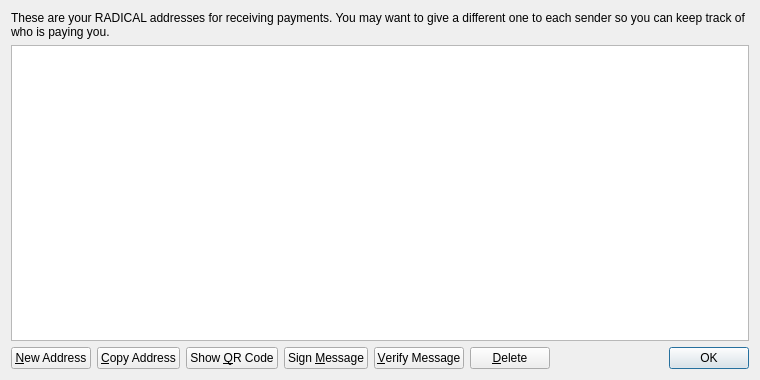
<?xml version="1.0" encoding="UTF-8"?>
<ui version="4.0">
 <class>AddressBookPage</class>
 <widget class="QWidget" name="AddressBookPage">
  <property name="geometry">
   <rect>
    <x>0</x>
    <y>0</y>
    <width>760</width>
    <height>380</height>
   </rect>
  </property>
  <property name="windowTitle">
   <string>Address Book</string>
  </property>
  <layout class="QVBoxLayout" name="verticalLayout">
   <item>
    <widget class="QLabel" name="labelExplanation">
     <property name="text">
      <string>These are your RADICAL addresses for receiving payments. You may want to give a different one to each sender so you can keep track of who is paying you.</string>
     </property>
     <property name="textFormat">
      <enum>Qt::PlainText</enum>
     </property>
     <property name="wordWrap">
      <bool>true</bool>
     </property>
    </widget>
   </item>
   <item>
    <widget class="QTableView" name="tableView">
     <property name="contextMenuPolicy">
      <enum>Qt::CustomContextMenu</enum>
     </property>
     <property name="toolTip">
      <string>Double-click to edit address or label</string>
     </property>
     <property name="tabKeyNavigation">
      <bool>false</bool>
     </property>
     <property name="alternatingRowColors">
      <bool>true</bool>
     </property>
     <property name="selectionMode">
      <enum>QAbstractItemView::SingleSelection</enum>
     </property>
     <property name="selectionBehavior">
      <enum>QAbstractItemView::SelectRows</enum>
     </property>
     <property name="sortingEnabled">
      <bool>true</bool>
     </property>
     <attribute name="verticalHeaderVisible">
      <bool>false</bool>
     </attribute>
    </widget>
   </item>
   <item>
    <layout class="QHBoxLayout" name="horizontalLayout">
     <item>
      <widget class="QPushButton" name="newAddressButton">
       <property name="toolTip">
        <string>Create a new address</string>
       </property>
       <property name="text">
        <string>&amp;New Address</string>
       </property>
       <property name="icon">
        <iconset resource="../bitcoin.qrc">
         <normaloff>:/icons/add</normaloff>:/icons/add</iconset>
       </property>
      </widget>
     </item>
     <item>
      <widget class="QPushButton" name="copyToClipboard">
       <property name="toolTip">
        <string>Copy the currently selected address to the system clipboard</string>
       </property>
       <property name="text">
        <string>&amp;Copy Address</string>
       </property>
       <property name="icon">
        <iconset resource="../bitcoin.qrc">
         <normaloff>:/icons/editcopy</normaloff>:/icons/editcopy</iconset>
       </property>
      </widget>
     </item>
     <item>
      <widget class="QPushButton" name="showQRCode">
       <property name="text">
        <string>Show &amp;QR Code</string>
       </property>
       <property name="icon">
        <iconset resource="../bitcoin.qrc">
         <normaloff>:/icons/qrcode</normaloff>:/icons/qrcode</iconset>
       </property>
      </widget>
     </item>
     <item>
      <widget class="QPushButton" name="signMessage">
       <property name="toolTip">
        <string>Sign a message to prove you own a RADICAL address</string>
       </property>
       <property name="text">
        <string>Sign &amp;Message</string>
       </property>
       <property name="icon">
        <iconset resource="../bitcoin.qrc">
         <normaloff>:/icons/edit</normaloff>:/icons/edit</iconset>
       </property>
      </widget>
     </item>
     <item>
      <widget class="QPushButton" name="verifyMessage">
       <property name="toolTip">
        <string>Verify a message to ensure it was signed with a specified RADICAL address</string>
       </property>
       <property name="text">
        <string>&amp;Verify Message</string>
       </property>
       <property name="icon">
        <iconset resource="../bitcoin.qrc">
         <normaloff>:/icons/transaction_0</normaloff>:/icons/transaction_0</iconset>
       </property>
      </widget>
     </item>
     <item>
      <widget class="QPushButton" name="deleteButton">
       <property name="toolTip">
        <string>Delete the currently selected address from the list</string>
       </property>
       <property name="text">
        <string>&amp;Delete</string>
       </property>
       <property name="icon">
        <iconset resource="../bitcoin.qrc">
         <normaloff>:/icons/remove</normaloff>:/icons/remove</iconset>
       </property>
      </widget>
     </item>
     <item>
      <spacer name="horizontalSpacer">
       <property name="orientation">
        <enum>Qt::Horizontal</enum>
       </property>
       <property name="sizeHint" stdset="0">
        <size>
         <width>40</width>
         <height>20</height>
        </size>
       </property>
      </spacer>
     </item>
     <item>
      <widget class="QDialogButtonBox" name="buttonBox">
       <property name="sizePolicy">
        <sizepolicy hsizetype="Maximum" vsizetype="Fixed">
         <horstretch>0</horstretch>
         <verstretch>0</verstretch>
        </sizepolicy>
       </property>
       <property name="standardButtons">
        <set>QDialogButtonBox::Ok</set>
       </property>
      </widget>
     </item>
    </layout>
   </item>
  </layout>
 </widget>
 <resources>
  <include location="../bitcoin.qrc"/>
 </resources>
 <connections/>
</ui>
